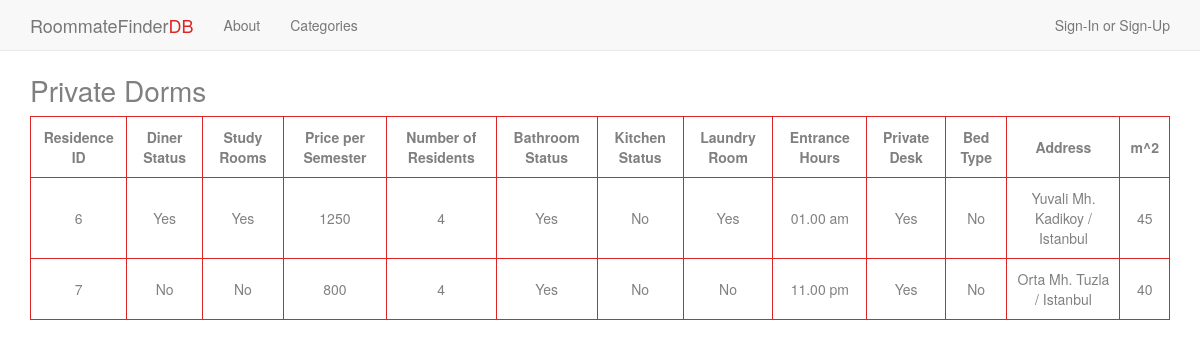
Screenshot of /privatedorms.php with the database file from the repository.
### tables this page shows
CREATE TABLE `residences` (
  `residence_id` int(11) NOT NULL,
  `neighborhood_id` int(11) NOT NULL,
  `address` varchar(100) DEFAULT NULL,
  `squaremeter` tinyint(4) DEFAULT NULL,
  PRIMARY KEY (`residence_id`),
  KEY `neighborhood_id` (`neighborhood_id`),
  CONSTRAINT `residences_ibfk_1` FOREIGN KEY (`neighborhood_id`) REFERENCES `neighborhoods` (`neighborhood_id`)
);

CREATE TABLE `privatedorms` (
  `residence_id` int(11) NOT NULL,
  `dinerstat` enum('Yes','No') DEFAULT NULL,
  PRIMARY KEY (`residence_id`),
  CONSTRAINT `privatedorms_ibfk_1` FOREIGN KEY (`residence_id`) REFERENCES `residences` (`residence_id`)
);

CREATE TABLE `dorms` (
  `residence_id` int(11) NOT NULL,
  `studyrooms` enum('Yes','No') DEFAULT NULL,
  `price_per_semester` int(20) DEFAULT NULL,
  `numResidents` tinyint(4) DEFAULT NULL,
  `bathroom` varchar(30) DEFAULT NULL,
  `kitchen` varchar(30) DEFAULT NULL,
  `laundry` varchar(30) DEFAULT NULL,
  `entranceHours` varchar(20) DEFAULT NULL,
  `desk` enum('Yes','No') DEFAULT NULL,
  `bed_seperate` enum('Yes','No') DEFAULT NULL,
  PRIMARY KEY (`residence_id`),
  CONSTRAINT `dorms_ibfk_1` FOREIGN KEY (`residence_id`) REFERENCES `residences` (`residence_id`),
  CONSTRAINT `dorms_ibfk_2` FOREIGN KEY (`residence_id`) REFERENCES `residences` (`residence_id`)
);

### privatedorms.php (the view, shortened to what this page needs)
<?php
require ('connector.php');
$query = 'SELECT r.residence_id, p.dinerstat, r.address, r.squaremeter, d.studyrooms, d.price_per_semester, d.numResidents, d.bathroom, d.kitchen, d.laundry, d.entranceHours, d.desk, d.bed_seperate FROM residences AS r, dorms AS d, privatedorms AS p WHERE r.residence_id = d.residence_id AND d.residence_id=p.residence_id ;';
$result = mysqli_query($db,$query);
?>
<!DOCTYPE html>
<html>
<body>
  <?php include 'basics.php'; ?>
  <div class="page">
    <h1>Private Dorms</h1>
    <?php if (mysqli_num_rows($result) != 0): ?>
      <table>
       <thead>
        <tr>
          <th> Residence ID </th>
          <th> Diner Status </th>
          <th> Study Rooms </th>
          <th> Price per Semester </th>
          <th> Number of Residents </th>
          <th> Bathroom Status </th>
          <th> Kitchen Status </th>
          <th> Laundry Room </th>
          <th> Entrance Hours </th>
          <th> Private Desk </th>
          <th> Bed Type </th>
          <th> Address </th>
          <th> m^2 </th>
        </tr>
      </thead>
      <tbody>
       <?php
       while($row = mysqli_fetch_assoc($result))
       {
        $residence_id = $row['residence_id'];
        $dinerstat = $row['dinerstat'];
        $address = $row['address'];
        $squaremeter = $row['squaremeter'];
        $studyrooms = $row['studyrooms'];
        $price_per_semester = $row['price_per_semester'];
        $numResidents = $row['numResidents'];
        $bathroom = $row['bathroom'];
        $kitchen = $row['kitchen'];
        $laundry = $row['laundry'];
        $entranceHours = $row['entranceHours'];
        $desk= $row['desk'];
        $bed_seperate = $row['bed_seperate'];
        echo "<tr>
        <td>$residence_id</td>
        <td>  $dinerstat</td>
        <td>$studyrooms</td>
        <td>$price_per_semester</td>
        <td>$numResidents</td>
        <td>$bathroom</td>
        <td>$kitchen</td>
        <td>$laundry</td>
        <td>$entranceHours</td>
        <td>$desk</td>
        <td>$bed_seperate</td>
        <td> $address</td>
        <td>  $squaremeter</td>
      </tr>";
    }
    ?>
  </tbody>
</table>
<?php endif ?>
</div>
</body>
</html>

### style/roommate.css (style rules this page uses)
html { height: 100%; background-position: center; font-family: 'Lato', sans-serif; font-weight: 300; }
.page { margin: 75px auto; max-width: 1170px; padding-right: 15px; padding-left: 15px; color: grey; padding-bottom: 50px; }
.page h1 { font-size: 2em; }
h1 { font-weight: 400; font-size: 5em; }
table, td, th { border: 1px solid rgb(221, 37, 37); text-align: center; padding: 10px; }
th, td { padding-top: 10px; padding-bottom: 10px; }

### rows the page displays
residences: residence_id "6", privatedorms.dinerstat "Yes", dorms.studyrooms "Yes", dorms.price_per_semester "1250", dorms.numResidents "4", dorms.bathroom "Yes", dorms.kitchen "No", dorms.laundry "Yes", dorms.entranceHours "01.00 am", dorms.desk "Yes", dorms.bed_seperate "No", address "Yuvali Mh. Kadikoy / Istanbul", squaremeter "45"
residences: residence_id "7", privatedorms.dinerstat "No", dorms.studyrooms "No", dorms.price_per_semester "800", dorms.numResidents "4", dorms.bathroom "Yes", dorms.kitchen "No", dorms.laundry "No", dorms.entranceHours "11.00 pm", dorms.desk "Yes", dorms.bed_seperate "No", address "Orta Mh. Tuzla / Istanbul", squaremeter "40"
